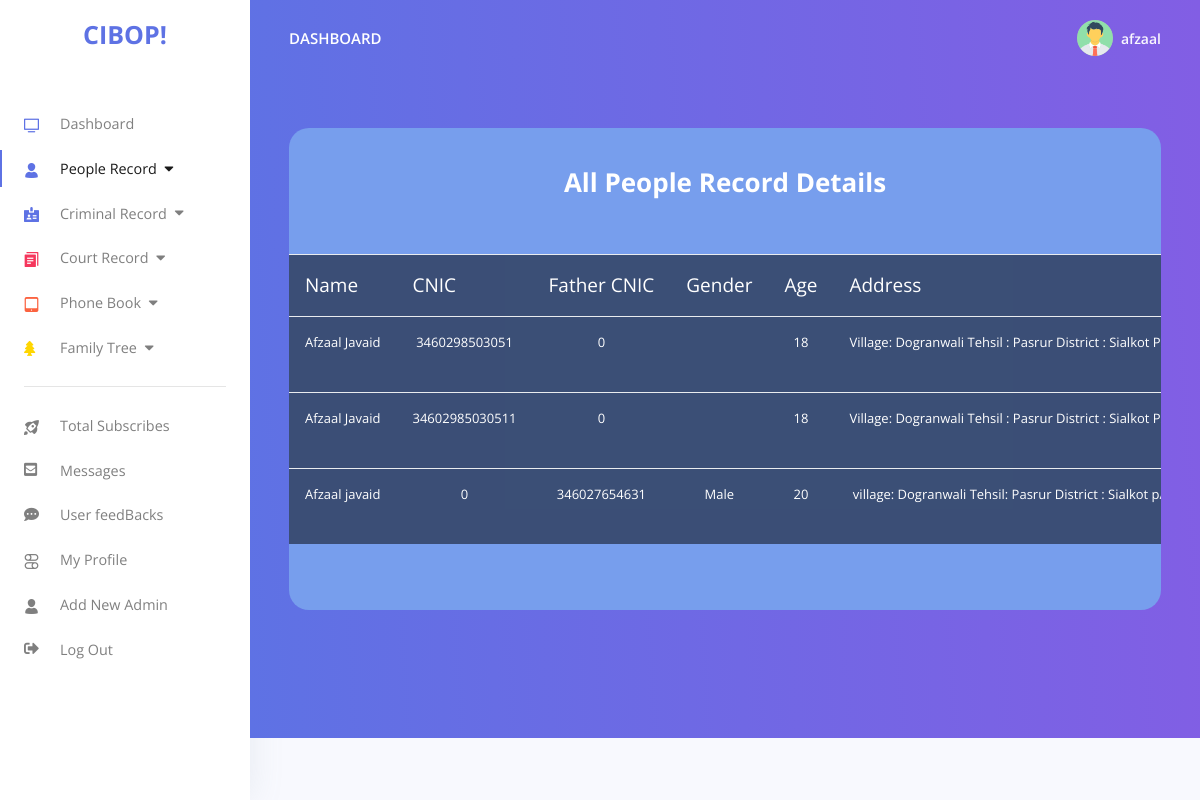
Page /admin/show_all_people_record.php (signed in) on the committed database.
### tables this page shows
CREATE TABLE `people_record` (
  `id` int(11) NOT NULL,
  `name` varchar(255) NOT NULL,
  `father_name` varchar(255) NOT NULL,
  `person_cnic` bigint(13) NOT NULL,
  `father_cnic` bigint(13) NOT NULL,
  `mobile_number` varchar(20) NOT NULL,
  `gender` varchar(30) NOT NULL,
  `age` int(255) NOT NULL,
  `email` varchar(255) NOT NULL,
  `city` varchar(255) NOT NULL,
  `temporary_address` varchar(255) NOT NULL,
  `permanent_address` varchar(255) NOT NULL,
  `photo` text NOT NULL,
  `identity_mark` varchar(255) NOT NULL,
  `extra_remarks` varchar(255) NOT NULL
);

### admin/show_all_people_record.php (the view, shortened to what this page needs)
<?php
if(!isset($_COOKIE['login']))
{
    header("location:login.php");
}
else
{
$un_id=$_COOKIE["un"];
include("dbcon.php");
$sql="SELECT * FROM `admins` WHERE `id`='$un_id'";
$run=mysqli_query($con,$sql);
$data=mysqli_fetch_array($run);
}
?>
<!DOCTYPE html>
<html lang="en">
<head>
  <link href="./assets/js/plugins/nucleo/css/nucleo.css" rel="stylesheet" />
  <link href="./assets/js/plugins/@fortawesome/fontawesome-free/css/all.min.css" rel="stylesheet" />
  <link href="./assets/css/argon-dashboard.css?v=1.1.1" rel="stylesheet" />
   <link rel="stylesheet" href="plugins/file-uploader/css/jquery.fileupload.css">
<link rel="stylesheet" href="admin/plugins/file-uploader/css/jquery.fileupload-ui.css">
</head>
<body class="">
  <nav class="navbar navbar-vertical fixed-left navbar-expand-md navbar-light bg-white" id="sidenav-main">
    <div class="container-fluid">
      <a class="navbar-brand pt-0" href="./dashboard.php">
      <span class="text-blue" style="font-weight:bold;font-size: 25px;">CIBOP!</span>
      </a>
      <div class="collapse navbar-collapse" id="sidenav-collapse-main">
                <ul class="navbar-nav">
          <li class="nav-item">
            <a class="nav-link" href="dashboard.php">
              <i class="ni ni-tv-2 text-primary"></i> Dashboard
            </a>
          </li>
          <li class="nav-item dropdown active">
            <a class="nav-link active" href="" data-toggle="dropdown">
              <i class="ni ni-single-02 text-blue"></i>People Record&nbsp;&nbsp;<i class="fas fa-caret-down"></i>
            </a>
          </li>
          <li class="nav-item dropdown">
            <a class="nav-link" href="add_people_record.php" data-toggle="dropdown">
              <i class="ni ni-badge text-blue"></i>Criminal Record&nbsp;&nbsp;<i class="fas fa-caret-down"></i>
            </a>
          </li>
          <li class="nav-item dropdown">
            <a class="nav-link" href="add_people_record.php" data-toggle="dropdown">
              <i class="ni ni-single-copy-04 text-red"></i>Court Record&nbsp;&nbsp;<i class="fas fa-caret-down"></i>
            </a>
          </li>
          <li class="nav-item dropdown">
            <a class="nav-link" href="add_people_record.php" data-toggle="dropdown">
              <i class="ni ni-tablet-button text-orange"></i>Phone Book&nbsp;&nbsp;<i class="fas fa-caret-down"></i>
            </a>
          </li>
          <li class="nav-item dropdown">
            <a class="nav-link" href="add_people_record.php" data-toggle="dropdown">
              <i><i class="fas fa-tree text-yellow"></i></i>Family Tree&nbsp;&nbsp;<i class="fas fa-caret-down"></i>
            </a>
          </li>
          </ul>
        <hr class="my-3">
       <ul class="navbar-nav mb-md-3">
          <li class="nav-item">
            <a class="nav-link" href="total_subscribers.php">
              <i class="ni ni-spaceship"></i>Total Subscribes
            </a>
          </li>
          <li class="nav-item">
            <a class="nav-link" href="messages.php">
              <i class="fas fa-envelope-square"></i> Messages
            </a>
          </li>
          <li class="nav-item">
            <a class="nav-link" href="user_feedbacks.php">
              <i class="fas fa-comment-dots"></i> User feedBacks
            </a>
          </li>
          <li class="nav-item">
            <a class="nav-link" href="my_profile.php">
              <i class="ni ni-ui-04"></i> My Profile
            </a>
          </li>
           <li class="nav-item">
            <a class="nav-link" href="add_new_admin.php">
              <i class="ni ni-single-02"></i> Add New Admin
            </a>
          </li>
           <li class="nav-item">
            <a class="nav-link" href="index.php">
              <i class="fas fa-sign-out-alt"></i>Log Out
            </a>
          </li>
        </ul>
      </div>
    </div>
  </nav>
  <div class="main-content">
    <nav class="navbar navbar-top navbar-expand-md navbar-dark" id="navbar-main">
      <div class="container-fluid">
        <a class="h4 mb-0 text-white text-uppercase d-none d-lg-inline-block" href="./dashboard.php">Dashboard</a>
        <ul class="navbar-nav align-items-center d-none d-md-flex">
          <li class="nav-item dropdown">
            <a class="nav-link pr-0" href="#" role="button" data-toggle="dropdown" aria-haspopup="true" aria-expanded="false">
              <div class="media align-items-center">
                <span class="avatar avatar-sm rounded-circle">  <img src="./assets/img/admin-avatar.png" width="45px" />
                </span>
                <div class="media-body ml-2 d-none d-lg-block">
                  <span class="mb-0 text-sm  font-weight-bold">
                    <?php echo $data['user_name'];?></span>
                </div>
              </div>
            </a>
          </li>
        </ul>
      </div>
    </nav>
    <div class="header bg-gradient-primary pb-8 pt-5 pt-md-8">
      <div class="container-fluid">
        <div class="header-body">
          <div style="background-color: #779eed;padding-top: 15px;padding-bottom: 50px;border-radius: 20px;color: white;">
            <h1 style="text-align: center;font-weight: bold;padding: 20px;color: white;">All People Record Details</h1>
            <br>
      <center style="background-color: rgba(0,0,0,0.5);">
      <table class="table table-responsive table-condensed">
        <thead>
        <tr">
          <td style="font-size: 19px;">Name</td>
          <td style="font-size: 19px;">CNIC</td>
          <td style="font-size: 19px;">Father CNIC</td>
          <td style="font-size: 19px;">Gender</td>
          <td style="font-size: 19px;">Age</td>
          <td style="font-size: 19px;">Address</td>
        </thead>
        <tbody>
          <?php
                    $sql="SELECT * FROM `people_record`";
                    $run=mysqli_query($con,$sql);
                    if(mysqli_num_rows($run)>0)
                    {
                    while($data=mysqli_fetch_assoc($run))
                    {
                        ?>
                        <tr>
                            <td class="text-center"><?php echo $data['name'];?></td>
                            <td class="text-center"><?php echo $data['person_cnic'];?></td>
                            <td class="text-center"><?php echo $data['father_cnic'];?></td>
                            <td class="text-center"><?php echo $data['gender'];?></td>
                            <td class="text-center"><?php echo $data['age'];?></td>
                            <td class="text-center"><?php echo $data['permanent_address'];?></td>
                        </tr>
                        <?php
                    }
                  }
     else
      {
        ?>
        <h2 style="color: white;text-align: center;">No Record Found</h2>
        <?php
      }
        ?>
                         </tbody>
      </table>
    </center>
         </div>
        </div>
      </div>
    </div>
  </div>
</body>
</html>

### rows in the picture
people_record: name "Afzaal Javaid", person_cnic "3460298503051", father_cnic "0", age "18", permanent_address "Village: Dogranwali Tehsil : Pasrur District : Sialkot…"
people_record: name "Afzaal Javaid", person_cnic "34602985030511", father_cnic "0", age "18", permanent_address "Village: Dogranwali Tehsil : Pasrur District : Sialkot…"
people_record: name "Afzaal javaid", person_cnic "0", father_cnic "346027654631", gender "Male", age "20", permanent_address "village: Dogranwali Tehsil: Pasrur District : Sialkot…"

### other values in the picture
$data['user_name'] "afzaal"
